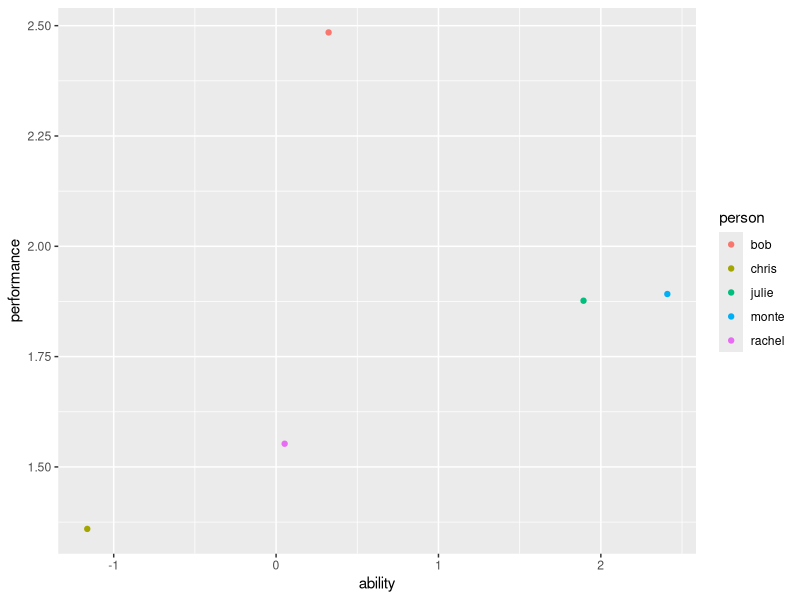
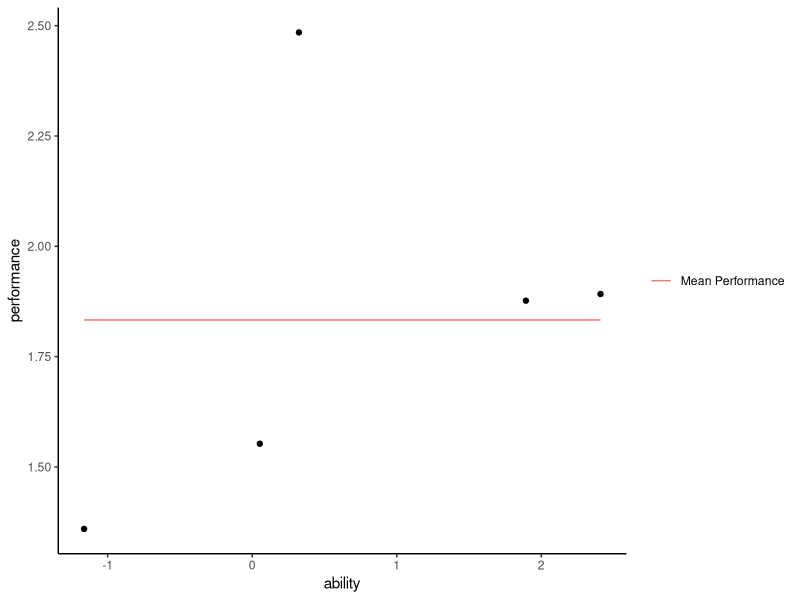
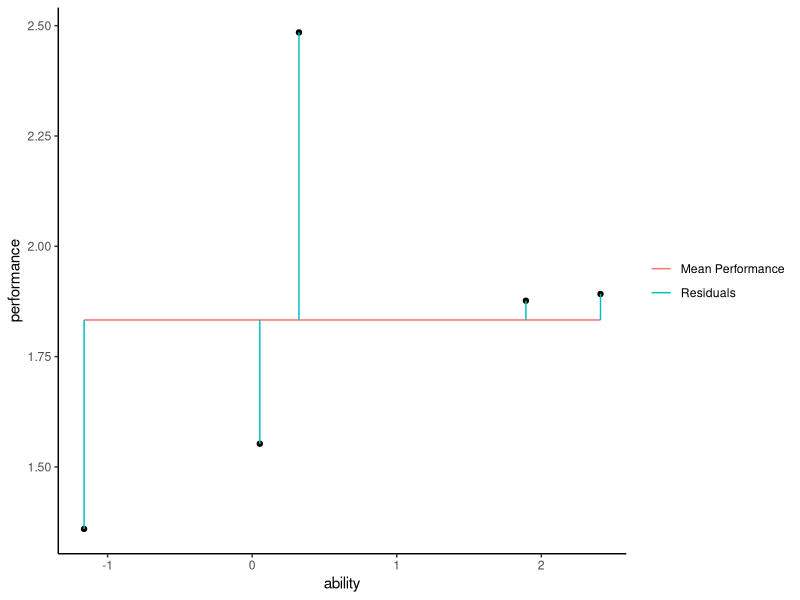
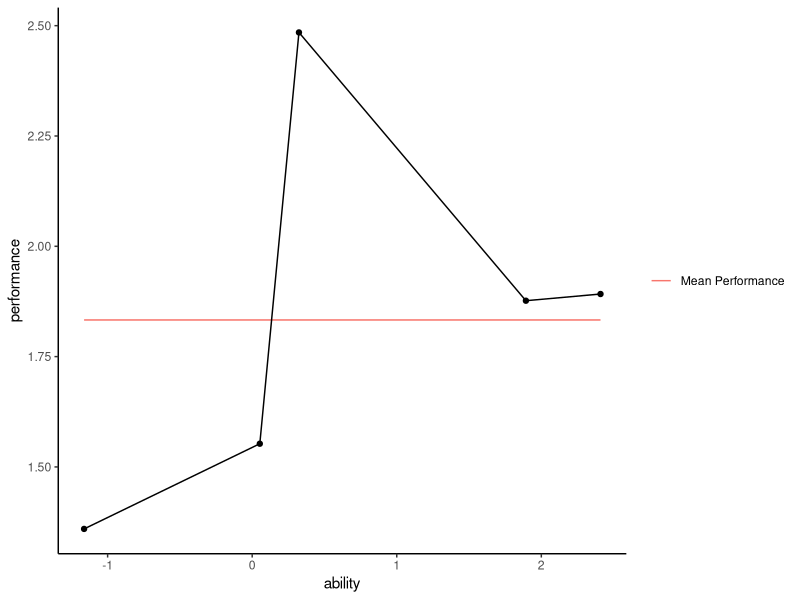
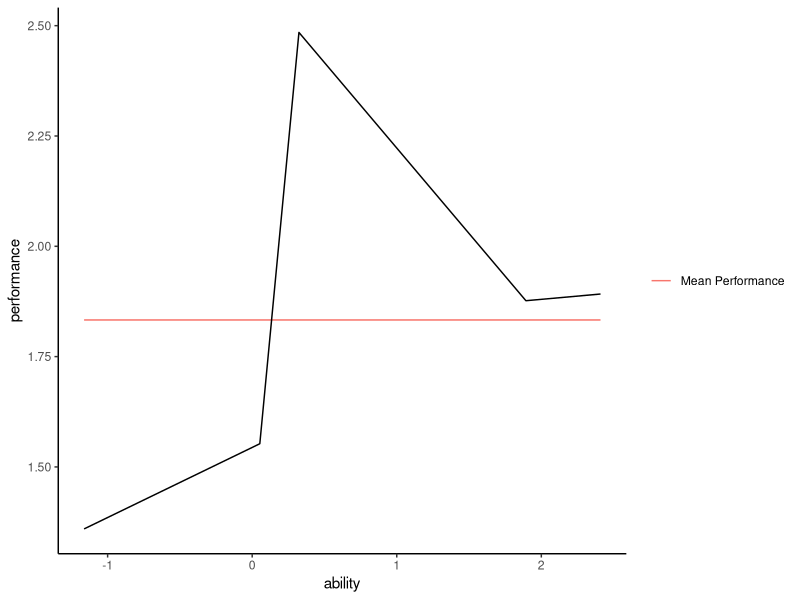
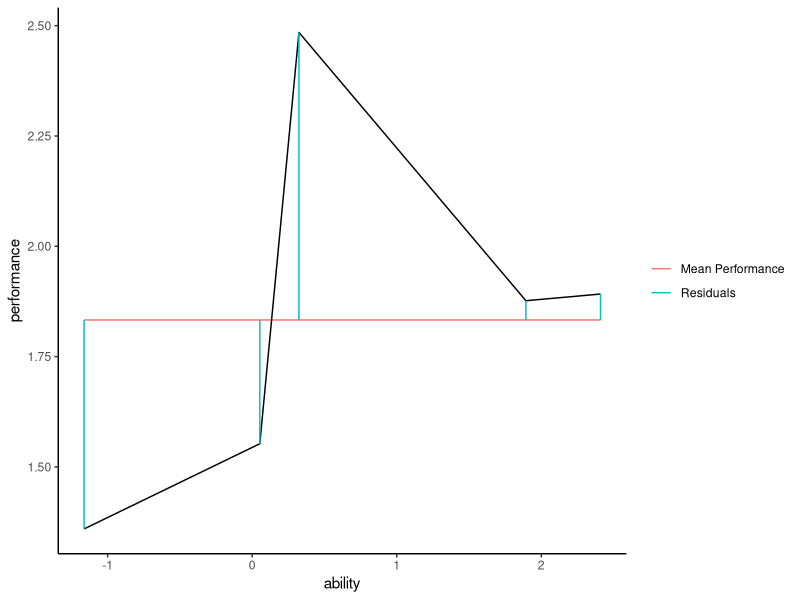

The R script that drew these images, in order:
## ---- chunk 1
knitr::opts_chunk$set(echo = F, warning = F, message = F)
library(tidyverse)
library(ggplot2)
library(ggthemes)
## ---- chunk 2
set.seed(496)
no_df <- data.frame(
  'performance' = c(rnorm(5, 2, 1)),
  'ability' = c(rnorm(5, 1, 1)),
  'person' = c('chris', 'bob', 'julie', 'rachel', 'monte')
)

ggplot(no_df, aes(x = ability, y = performance, color = person)) + 
  geom_point() 

## ---- chunk 3

mean_df <- no_df %>%
  mutate(mean_performance = mean(performance)) %>%
  mutate(legend = c('Mean Performance'))

ggplot() + 
  geom_point(data = no_df, aes(x = ability, y = performance)) + 
  geom_line(data = mean_df, aes(x = ability, y = mean_performance, color = legend)) + 
  theme_classic() + 
  theme(legend.title = element_blank())

## ---- chunk 4

mean_df <- mean_df %>%
  mutate('Residuals' = rep(NA, nrow(mean_df))) %>%
  mutate(resid_legend = rep('Residuals'))

ggplot(no_df, aes(x = ability, y = performance)) + 
  geom_point() + 
  geom_line(data = mean_df, aes(x = ability, y = mean_performance, color = legend)) + 
  theme_classic() + 
  theme(legend.title = element_blank()) + 
  geom_segment(data = mean_df, aes(xend = ability, yend = mean_performance, color = resid_legend)) 

## ---- chunk 5

ggplot(no_df, aes(x = ability, y = performance)) + 
  geom_point() + 
  geom_line(data = mean_df, aes(x = ability, y = mean_performance, color = legend)) + 
  theme_classic() + 
  theme(legend.title = element_blank()) + 
  geom_line()


## ---- chunk 6

ggplot(no_df, aes(x = ability, y = performance)) + 
  geom_line(data = mean_df, aes(x = ability, y = mean_performance, color = legend)) + 
  theme_classic() + 
  theme(legend.title = element_blank()) + 
  geom_line()

## ---- chunk 7

ggplot(no_df, aes(x = ability, y = performance)) + 
  geom_line(data = mean_df, aes(x = ability, y = mean_performance, color = legend)) + 
  theme_classic() + 
  theme(legend.title = element_blank()) + 
  geom_line() + 
  geom_segment(data = mean_df, aes(xend = ability, yend = mean_performance, color = resid_legend))



